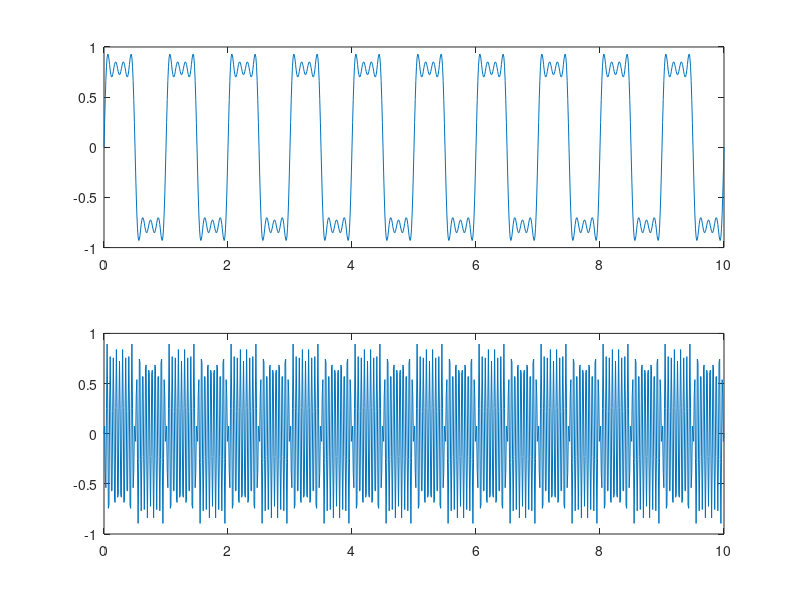
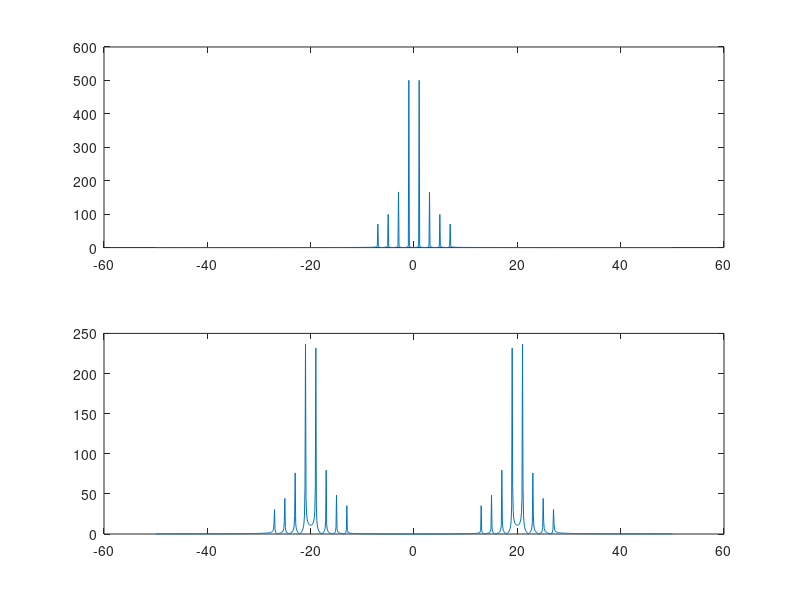

Here is the MATLAB script that generated these plots, in order:
 clear all
f_1=1;
f_2=3;
f_3=5;
f_4=7;
 fs= 5*max([f_1,f_2, f_3, f_4,20]);
ts=1/fs;
t= 0:ts:10;
m_t= sin(2*pi*f_1*t)+(1/3)*sin(2*pi*f_2*t)+(1/5)*sin(2*pi*f_3*t)+(1/7)*sin(2*pi*f_4*t);
M_f=fft(m_t);
x_t=m_t.*cos (40*pi*t);
X_f=fft(x_t);
freq_axis_m= linspace(-fs/2, fs/2, length(M_f));
freq_axis_x= linspace(-fs/2, fs/2, length(X_f));

 figure(1)
 subplot(2,1,1), plot (t, m_t)
  subplot(2,1,2), plot (t,x_t)
 figure(2)
 subplot(2,1,1),plot(freq_axis_m, fftshift(abs(M_f)))
 subplot(2,1,2),plot(freq_axis_x, fftshift(abs(X_f)))
 
 
 
